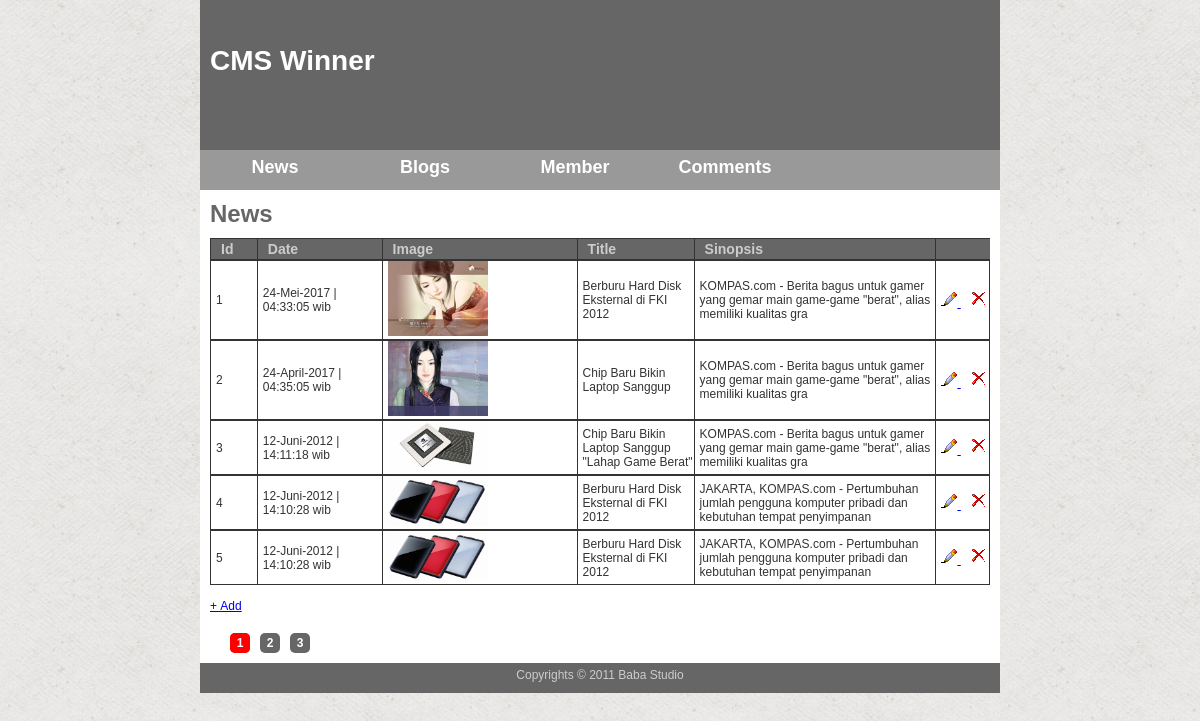
Before: /admin/admin.php with the older database file.
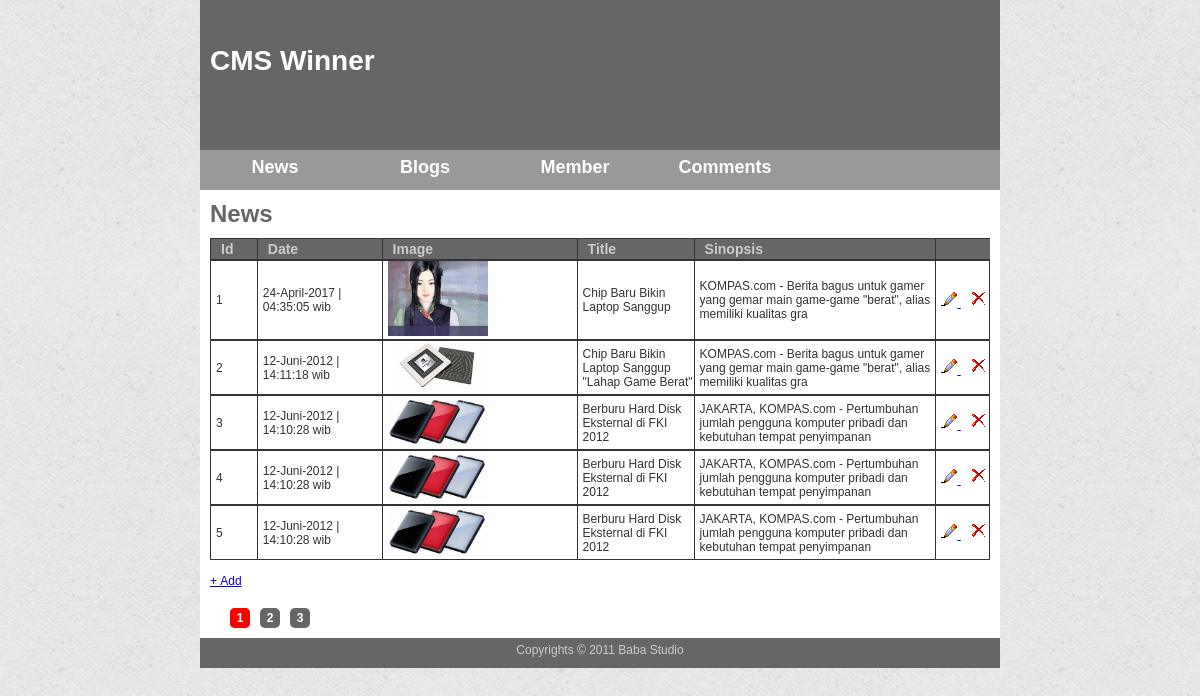
After: the same page with the newer database file.
### tables this page shows
CREATE TABLE `news_tbl` (
  `id` int(11) NOT NULL,
  `title` varchar(256) NOT NULL,
  `image` varchar(256) NOT NULL,
  `synopsis` text NOT NULL,
  `detail` text NOT NULL,
  `createdate` datetime NOT NULL
);

### function/utility.php (called while the page is built, shortened)
<?php
 function indonesiadate($thedate) {
	  $hari=substr($thedate,8,2);
	  $bulan=get_namabulan(substr($thedate,5,2));
	  $tahun=substr($thedate,0,4);
	  $hour=substr($thedate,11,2);
	  $minutes=substr($thedate,14,2);
	  $second=substr($thedate,17,2);
	  $tanggal="$hari-$bulan-$tahun | $hour:$minutes:$second wib";
	  return $tanggal;
	 }
 function get_namabulan($bulan) {
	 switch($bulan) {
		case 4 :
		 	$namabulan="April";
			break;
		case 5 :
		 	$namabulan="Mei";
			break;
		case 6 :
		 	$namabulan="Juni";
			break;
		 }
		 return $namabulan;
	 }
?>

### function/adminfunction.php (the view, shortened to what this page needs)
<?php  function head() { ?>
<link rel="stylesheet" type="text/css" href="../style/adminstyle.css" />
<link rel="stylesheet" type="text/css" href="../style/style.css">
<link rel="stylesheet" type="text/css" href="../jquery.lightbox-0.5.css">
<?php } ?>
<?php function get_header() { ?>
  <h1>CMS Winner</h1>
  <h2>Content Management System Winner</h2>
<?php } ?>
<?php function get_menu() { ?>
  <ul>
          <li><a href="admin.php?news">News</a></li>
          <li><a href="admin.php?blogs">Blogs</a></li>
          <li><a href="admin.php?member">Member</a></li>
          <li><a href="admin.php?comments">Comments</a></li>
        </ul>
<?php } ?>
<?php function get_news() { ?>
   <h2>News</h2>
     <table width="100%" cellpadding="0" cellspacing="0">
          <tr>
            <td width="6%" class="tableheader">Id</td>
            <td width="16%" class="tableheader">Date</td>
            <td width="25%" class="tableheader">Image</td>
            <td width="15%" class="tableheader">Title</td>
            <td width="31%" class="tableheader">Sinopsis</td>
            <td width="7%" class="tableheader">&nbsp;</td>
          </tr>
          <?php
          global $koneksi;
          $view =5;
           if($page = isset($_GET["page"])){
             $page_aktif = $_GET['page'];
           }else{
             $page_aktif = 1;
           }
           $awaldata = ($page_aktif-1) * $view;
           $sql = "SELECT * FROM news_tbl ORDER BY createdate DESC LIMIT $awaldata,$view";
           $query = $koneksi->query($sql);
           $rows = $query->fetch_assoc();
           $no = 1;
          do{
          ?>
              <tr>
                <td class="tablevalue"><?php echo $no; ?></td>
                <td class="tablevalue"><?php echo indonesiadate($rows['createdate']) ?></td>
                <td class="tablevalue">
                 <img src="../images/news/<?php echo $rows['image'] ?>" width="100">
                </td>
                <td class="tablevalue"><?php  echo $rows['title']  ?></td>
                <td class="tablevalue"><?php  echo substr($rows['synopsis'],0,100)   ?></td>
                <td class="tablevalueright">
               <a href="admin.php?newseditform&id=<?php  echo $rows['id']  ?>">
                <img src="../asset/b_edit.png" />               </a>
                <a onclick="javascript: return confirm('Are you sure to delete this ?');" href="admin.php?newsdelete&id=<?php  echo $rows['id']  ?>">
                <img src="../asset/b_drop.png" />
                </a>
                </td>
              </tr>
              <?php $no++; }while($rows = $query->fetch_assoc()); ?>
        </table>
         <br />
         <a href="admin.php?newsadd">+&nbsp;Add</a>
             <?php
                 $sqltotal = "SELECT * FROM news_tbl";
                 $qtotal = $koneksi->query($sqltotal);
                 $total_data = $qtotal->num_rows;
                 $total_page = ceil($total_data/$view);
             ?>
             <div id="paging">
              <?php for ($i=1; $i<=$total_page ; $i++){ ?>
                <?php if($i == $page_aktif) { ?>
                  <span class="pagelinkactive">
                    <a style="background-color:red !important;" class="pagelink" href="?page=<?php echo $i; ?>"><?php echo $i; ?></a>
                  </span>
                <?php }else{ ?>
                    <a class="pagelink" href="?page=<?php echo $i; ?>"><?php echo $i; ?></a>
                <?php } ?>
               <?php } ?>
             </div>
<?php } ?>
<?php function get_footer() { ?>
 Copyrights &copy; 2011 Baba Studio
<?php } ?>

### admin/admin.php (shortened to what this page needs)
<?php
 include("../config/config.php");
 include("../function/utility.php");
 include("../function/adminfunction.php");
?>
<!DOCTYPE HTML>
<html>
<head><?php head(); ?></head>
<body>
 <div id="adminwrapper">
     <div id="adminheader">
          <?php get_header(); ?>
     </div>
     <div id="adminmenu">
         <?php get_menu(); ?>
     </div>
     <div id="admincontent">
		<?php
		  if (isset($_GET["news"])) {
			  get_news();
		  }
		  else if (isset($_GET["blogs"])) {
			  get_blogs();
		  }
		  else if (isset($_GET["member"])) {
			  get_member();
		  }
		  else if (isset($_GET["newsadd"])) {
			  get_newsaddform();
		  }
		  else if (isset($_GET["newsaddsubmit"])) {
			  get_newsaddsubmit();
		  }
		  else if (isset($_GET["newsdelete"])) {
			  get_newsdelete();
		  }
		  else if (isset($_GET["newseditform"])) {
			  get_newseditform();
		  }
		  else if (isset($_GET["newseditsubmit"])) {
			  get_newseditsubmit();
		  }
		  else if (isset($_GET["comments"])) {
			  get_comment();
		  }
		  else if (isset($_GET["commentseditform"])) {
			  get_commentseditform();
		  }
		  else {
			 get_news();
		  }
		?>
     </div>
     <div id="adminfooter">
        <?php get_footer(); ?>
     </div>
   </div>
</body>
</html>

### style/adminstyle.css (style rules this page uses)
* { font-family:Arial, Helvetica, sans-serif; font-size:12px; margin:0px; padding:0px; }
body { background-color:#CCCCCC; }
#adminwrapper { width:800px; margin-left:auto; margin-right:auto; background-color:#FFFFFF; }
#adminwrapper #adminheader { height:150px; background-color:#666666; }
#adminwrapper #adminheader h1 { font-size:28px; font-weight:bold; color:#FFFFFF; padding-top:45px; padding-left:10px; }
#adminwrapper #adminheader h2 { font-size:18px; font-weight:bold; padding-left:10px; }
#adminwrapper #adminmenu { height:40px; background-color:#999999 }
#adminwrapper #adminmenu ul { list-style-type:none; }
#adminwrapper #adminmenu ul li { float:left; width:150px; height:40px; display:block; text-align:center; font-weight:bold; font-size:18px; line-height:35px; }
#adminwrapper #adminmenu ul li a { float:left; width:150px; height:40px; display:block; text-align:center; font-weight:bold; font-size:18px; line-height:35px; text-decoration:none; color:#FFFFFF; }
#adminwrapper #admincontent { padding:10px; }
.tableheader { background-color:#666666; color:#CCCCCC; height:20px; border-top-style:solid; border-top-width:1px; border-top-color:#333333; border-bottom-style:solid; border-bottom-width:1px; border-bottom-color:#333333; border-left-style:solid; border-left-width:1px; border-left-color:#333333; padding-left:10px; font-weight:bold; font-size:14px; }
#adminwrapper #adminfooter { height:30px; background-color:#666666; }
.tablevalue { background-color:#FFFFFF; color:#333333; height:20px; border-top-style:solid; border-top-width:1px; border-top-color:#333333; border-bottom-style:solid; border-bottom-width:1px; border-bottom-color:#333333; border-left-style:solid; border-left-width:1px; border-left-color:#333333; padding-left:5px; }
.tablevalueright { background-color:#FFFFFF; color:#333333; height:20px; border-top-style:solid; border-top-width:1px; border-top-color:#333333; border-bottom-style:solid; border-bottom-width:1px; border-bottom-color:#333333; border-left-style:solid; border-left-width:1px; border-left-color:#333333; border-right-style:solid; border-right-width:1px; border-right-color:#333333; padding-left:5px; }
#adminwrapper #admincontent h2 { font-size:24px; font-weight:bold; color:#666666; margin-bottom:10px; }
#adminwrapper #adminfooter { height:25px; background-color:#666666; padding-top:5px; text-align:center; color:#CCCCCC; }

### style/style.css (style rules this page uses)
* { margin:0; padding:0; }
body { background-image:url(images/bg.jpg); font-family:Arial, Helvetica, sans-serif; color:#666 }
#paging { padding:20px;color:#FFFFFF; }
#paging a { display:block; width:20px; height:20px; line-height:20px; text-align:center; font-weight:bold; color:#FFFFFF !important; background-color:#666; float:left; text-decoration:none; margin-right:10px; -moz-border-radius: 5px; -webkit-border-radius: 5px; border-radius: 5px; }
.pagelinkactive { margin-right:10px; text-align:center; width:20px; display:block; color:#FFF; background-color:#F00; -moz-border-radius: 5px; -webkit-border-radius: 5px; border-radius: 5px; float:left; }

Changed rows visible on the page:
no longer on this page (row edited): news_tbl: createdate "24-Mei-2017 | 04:33:05 wib", image (picture), title "Berburu Hard Disk Eksternal di FKI 2012", synopsis "KOMPAS.com - Berita bagus untuk gamer yang gemar main game-game \"berat\", alias memiliki kualitas gra"
now on this page (row unchanged): news_tbl: createdate "12-Juni-2012 | 14:10:28 wib", image (picture), title "Berburu Hard Disk Eksternal di FKI 2012", synopsis "JAKARTA, KOMPAS.com - Pertumbuhan jumlah pengguna komputer pribadi dan kebutuhan tempat penyimpanan"
